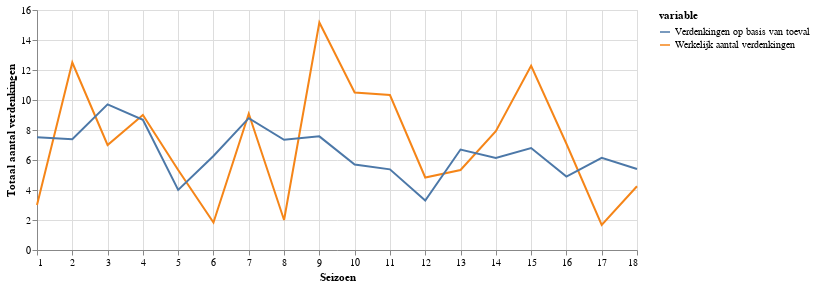

The notebook cell this image was saved under:
### Markdown cell above
## Hoe verdacht is de mol?

Als deelnemers geen idee hebben wie de mol is zullen ze gokken. Door dit gokgedrag verwachten we dat elk seizoen de mol toevallig een aantal verdenkingen door gokkers op zich krijgt. Het aantal 'gokverdenkingen' verschilt per seizoen omdat het verschilt hoeveel verdenkingen de tv makers ons laten zien (de grafiek hierboven).

In onderstaande grafiek zie je per seizoen hoeveel 'stemmen' de mol heeft gekregen, en hoeveel we hadden verwacht op basis van gokken. Als de gele lijn boven de blauwe lijn komt is de mol verdacht en andersom.

Nico uit seizoen 2 en Margriet uit seizoen 15 zijn behoorlijk verdacht. Maar de meest verdachte mol is toch wel Jon, uit seizoen 9. Zowel Anniek, Dennis als Vivienne hadden hem al vrij snel in de smiezen. 

Tegelijkertijd zijn er ook een paar niet verdachte mollen in een seizoen waar er wel veel geld uit de pot is gehaald: seizoen 6 (Milouska), 8 (Dennis) en 17 (Thomas).

### Code cell
# calculate how often the mol would have been guessed correctly if just guessing
temp = result[['mol_actual_votes', 'mol_expected_votes']].groupby(result['season']).sum()
temp.rename({'mol_actual_votes': 'Werkelijk aantal verdenkingen', 'mol_expected_votes': 'Verdenkingen op basis van toeval'}, axis='columns', inplace=True)
show_progress(temp, [1, 18], 'Seizoen', 'Totaal aantal verdenkingen')

### Figure 1 — Vega-Lite specification as saved in the notebook (floating-point values rounded to 4 significant figures)
{"$schema": "https://vega.github.io/schema/vega-lite/v2.6.0.json", "config": {"view": {"height": 300, "width": 400}}, "data": {"name": "data-3ebf0068ef5fd09e92e260891188e984"}, "datasets": {"data-3ebf0068ef5fd09e92e260891188e984": [{"value": 3, "variable": "Werkelijk aantal verdenkingen", "x": 1}, {"value": 12.5, "variable": "Werkelijk aantal verdenkingen", "x": 2}, {"value": 7, "variable": "Werkelijk aantal verdenkingen", "x": 3}, {"value": 9, "variable": "Werkelijk aantal verdenkingen", "x": 4}, {"value": 5.333, "variable": "Werkelijk aantal verdenkingen", "x": 5}, {"value": 1.833, "variable": "Werkelijk aantal verdenkingen", "x": 6}, {"value": 9.083, "variable": "Werkelijk aantal verdenkingen", "x": 7}, {"value": 2, "variable": "Werkelijk aantal verdenkingen", "x": 8}, {"value": 15.17, "variable": "Werkelijk aantal verdenkingen", "x": 9}, {"value": 10.5, "variable": "Werkelijk aantal verdenkingen", "x": 10}, {"value": 10.33, "variable": "Werkelijk aantal verdenkingen", "x": 11}, {"value": 4.833, "variable": "Werkelijk aantal verdenkingen", "x": 12}, {"value": 5.333, "variable": "Werkelijk aantal verdenkingen", "x": 13}, {"value": 7.917, "variable": "Werkelijk aantal verdenkingen", "x": 14}, {"value": 12.28, "variable": "Werkelijk aantal verdenkingen", "x": 15}, {"value": 7.083, "variable": "Werkelijk aantal verdenkingen", "x": 16}, {"value": 1.667, "variable": "Werkelijk aantal verdenkingen", "x": 17}, {"value": 4.25, "variable": "Werkelijk aantal verdenkingen", "x": 18}, {"value": 7.51, "variable": "Verdenkingen op basis van toeval", "x": 1}, {"value": 7.378, "variable": "Verdenkingen op basis van toeval", "x": 2}, {"value": 9.712, "variable": "Verdenkingen op basis van toeval", "x": 3}, {"value": 8.677, "variable": "Verdenkingen op basis van toeval", "x": 4}, {"value": 4.01, "variable": "Verdenkingen op basis van toeval", "x": 5}, {"value": 6.27, "variable": "Verdenkingen op basis van toeval", "x": 6}, {"value": 8.788, "variable": "Verdenkingen op basis van toeval", "x": 7}, {"value": 7.346, "variable": "Verdenkingen op basis van toeval", "x": 8}, {"value": 7.575, "variable": "Verdenkingen op basis van toeval", "x": 9}, {"value": 5.703, "variable": "Verdenkingen op basis van toeval", "x": 10}, {"value": 5.378, "variable": "Verdenkingen op basis van toeval", "x": 11}, {"value": 3.302, "variable": "Verdenkingen op basis van toeval", "x": 12}, {"value": 6.696, "variable": "Verdenkingen op basis van toeval", "x": 13}, {"value": 6.141, "variable": "Verdenkingen op basis van toeval", "x": 14}, {"value": 6.795, "variable": "Verdenkingen op basis van toeval", "x": 15}, {"value": 4.898, "variable": "Verdenkingen op basis van toeval", "x": 16}, {"value": 6.144, "variable": "Verdenkingen op basis van toeval", "x": 17}, {"value": 5.403, "variable": "Verdenkingen op basis van toeval", "x": 18}]}, "encoding": {"color": {"field": "variable", "type": "nominal"}, "x": {"axis": {"domain": true}, "field": "x", "scale": {"domain": [1, 18]}, "title": "Seizoen", "type": "quantitative"}, "y": {"field": "value", "title": "Totaal aantal verdenkingen", "type": "quantitative"}}, "height": 240, "mark": "line", "width": 600}
